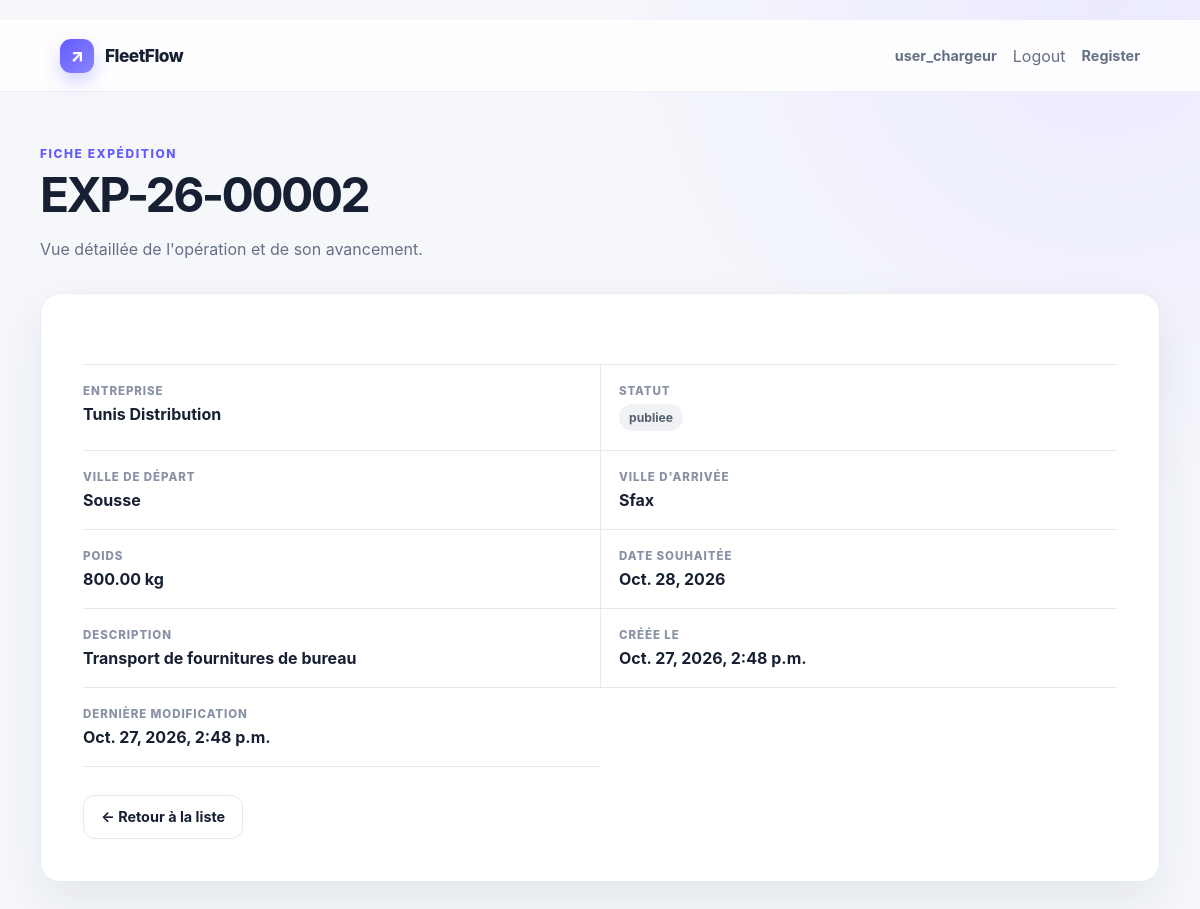
Screenshot of /expedition/detail1/2/ (signed in) with the database file from the repository.
### EntrepriseApp/models.py (models this page shows, shortened)
class Utilisateur(AbstractUser):
    user_id = models.CharField(
        max_length=8,
        primary_key=True,
        editable=False,
        validators=[
            RegexValidator(
                regex=r'^\d{2}user\d{2}$',
                message='Le code doit respecter le format AAuserNN.',
            )
        ],
    )
    email = models.EmailField(unique=True, validators=[validate_email])
    telephone = models.CharField(max_length=15,blank=True, null=True)
    role = models.CharField(max_length=20,choices=[
        ('c','Chargeur'),
        ('t','Transporteur')],default='c')
    created_at = models.DateTimeField(auto_now_add=True)
    updated_at = models.DateTimeField(auto_now=True)

class Entreprise(models.Model):
    raison_sociale = models.CharField(max_length=200,blank=False, null=False )
    matricule_fiscale = models.CharField(max_length=17,unique=True, validators=[matricule_fiscale_validator])
    adresse = models.TextField(validators=[
        MinLengthValidator(20,"L'adresse ne peut pas pas avoir moins de 20 caractères"),
        MaxLengthValidator(400,"L'adresse ne peut pas pas avoir plus de 400 caractères")])
    type_entreprise = models.CharField(max_length=100,choices=[
        ('c','Chargeur'),
        ('t','Transporteur')])
    created_at = models.DateTimeField(auto_now_add=True)
    updated_at = models.DateTimeField(auto_now=True)
    gerant = models.OneToOneField(Utilisateur, on_delete=models.CASCADE, related_name='entreprise')
    def __str__(self):
        return self.raison_sociale

### ExpeditionApp/models.py (models this page shows, shortened)
class Expedition(models.Model):
    references= models.CharField(max_length=12,unique=True,editable=False,validators=[
        RegexValidator(regex=r'^EXP-\d{2}-\d{5}$',message="Le format doit être EXP-AA-NNNNN.")])
    ville_depart= models.CharField(max_length=100)
    ville_arrivee= models.CharField(max_length=100)
    poids_kg= models.DecimalField(max_digits=10, decimal_places=2,validators=[MinValueValidator(0.01,"Le poids doit être supérieur à 0")])
    date_souhaitee= models.DateField()
    description= models.TextField()
    status=models.CharField(max_length=20,choices=[
        ('p','publiee'),
        ('a','attribuee'),
        ('ec','en_cours'),
        ('l','livree'),
        ('ann','annulee')
    ], default='p')
    created_at = models.DateTimeField(auto_now_add=True)
    updated_at = models.DateTimeField(auto_now=True)
    entreprise = models.ForeignKey('EntrepriseApp.Entreprise', on_delete=models.CASCADE, related_name='expeditions')

### ExpeditionApp/views.py (the view)
# urls.py: path('detail1/<int:pk>/', detail_expedition.as_view(), name='detail_class'),
class detail_expedition(LoginRequiredMixin,DetailView):
    model = Expedition
    template_name = 'expedition/detail.html'
    context_object_name = 'detail'

### Templates/expedition/detail.html
﻿{% extends "base.html" %}{% block title %}Détail de l'expédition{% endblock %}{% block content %}
<p class="eyebrow">Fiche expédition</p>
<h1>{{ detail.references }}</h1>
<p class="subtle">Vue détaillée de l'opération et de son avancement.</p>
<section class="card detail-card" style="margin-top: 30px">
  <div class="detail-grid">
    <div class="detail-item">
      <span class="detail-label">Entreprise</span
      ><span class="detail-value">{{ detail.entreprise }}</span>
    </div>
    <div class="detail-item">
      <span class="detail-label">Statut</span
      ><span class="status">{{ detail.get_status_display }}</span>
    </div>
    <div class="detail-item">
      <span class="detail-label">Ville de départ</span
      ><span class="detail-value">{{ detail.ville_depart }}</span>
    </div>
    <div class="detail-item">
      <span class="detail-label">Ville d'arrivée</span
      ><span class="detail-value">{{ detail.ville_arrivee }}</span>
    </div>
    <div class="detail-item">
      <span class="detail-label">Poids</span
      ><span class="detail-value">{{ detail.poids_kg }} kg</span>
    </div>
    <div class="detail-item">
      <span class="detail-label">Date souhaitée</span
      ><span class="detail-value">{{ detail.date_souhaitee }}</span>
    </div>
    <div class="detail-item">
      <span class="detail-label">Description</span
      ><span class="detail-value">{{ detail.description }}</span>
    </div>
    <div class="detail-item">
      <span class="detail-label">Créée le</span
      ><span class="detail-value">{{ detail.created_at }}</span>
    </div>
    <div class="detail-item">
      <span class="detail-label">Dernière modification</span
      ><span class="detail-value">{{ detail.updated_at }}</span>
    </div>
  </div>
  <div class="form-actions">
    <a class="button secondary" href="{% url 'Expedition:list_class' %}"
      >← Retour à la liste</a
    >
  </div>
</section>
{% endblock %}

### Templates/base.html (shortened to what this page needs)
﻿<!doctype html>
<html lang="fr">
  <head>
  </head>
  <body>
    <header class="topbar">
      <a class="brand" href="{% url 'home' %}"
        ><span class="brand-mark">↗</span> FleetFlow</a
      >
      <nav class="topbar-actions" aria-label="Authentification">
        {% if user.is_authenticated %}
        <span class="topbar-link">{{ user.get_username }}</span>
        <form method="post" action="{% url 'logout' %}">
          <button class="topbar-link" type="submit">Logout</button>
        </form>
        {% else %}
        <a class="topbar-link" href="{% url 'login' %}">Login</a>
        {% endif %}
        <a class="topbar-link" href="{% url 'register' %}">Register</a>
      </nav>
    </header>
    <main>{% block content %}{% endblock %}</main>
  </body>
</html>

### Templates/base.html (style rules this page uses)
:root { --ink: #172033; --muted: #667085; --line: #e6eaf0; --brand: #635bff; --brand-dark: #4c46d8; --danger: #c93756; --canvas: #f5f7fb; --shadow: 0 18px 45px rgba(23, 32, 51, 0.08); }
* { box-sizing: border-box; }
body { margin: 0; min-height: 100vh; color: var(--ink); background: radial-gradient(circle at 92% 0%, #ebeaff 0, transparent 34%), var(--canvas); font-family: Inter, ui-sans-serif, system-ui, -apple-system, BlinkMacSystemFont, "Segoe UI", sans-serif; }
a { color: inherit; text-decoration: none; }
.topbar { height: 72px; display: flex; align-items: center; justify-content: space-between; padding: 0 clamp(20px, 5vw, 72px); background: rgba(255, 255, 255, 0.86); border-bottom: 1px solid rgba(230, 234, 240, 0.8); backdrop-filter: blur(16px); }
.brand { display: flex; align-items: center; gap: 11px; font-weight: 800; letter-spacing: -0.03em; font-size: 1.08rem; }
.brand-mark { display: grid; place-items: center; width: 34px; height: 34px; border-radius: 11px; color: #fff; background: linear-gradient(135deg, var(--brand), #8a84ff); box-shadow: 0 8px 18px rgba(99, 91, 255, 0.28); }
.topbar-link { color: var(--muted); font-size: 0.9rem; font-weight: 650; }
button.topbar-link { padding: 0; border: 0; background: transparent; font: inherit; cursor: pointer; }
.topbar-actions { display: flex; align-items: center; gap: 16px; }
.topbar-actions form { margin: 0; }
main { width: min(1120px, calc(100% - 40px)); margin: 0 auto; padding: 54px 0 80px; }
.eyebrow { margin: 0 0 9px; color: var(--brand); font-size: 0.75rem; font-weight: 800; letter-spacing: 0.13em; text-transform: uppercase; }
h1 { margin: 0; font-size: clamp(2rem, 4vw, 3rem); line-height: 1.05; letter-spacing: -0.055em; }
.subtle { color: var(--muted); line-height: 1.65; }
.button { display: inline-flex; align-items: center; justify-content: center; gap: 8px; min-height: 44px; padding: 0 17px; border: 0; border-radius: 12px; color: #fff; background: var(--brand); font: inherit; font-size: 0.9rem; font-weight: 750; cursor: pointer; box-shadow: 0 10px 20px rgba(99, 91, 255, 0.2); }
.button.secondary { color: var(--ink); background: #fff; border: 1px solid var(--line); box-shadow: none; }
.card { background: rgba(255, 255, 255, 0.94); border: 1px solid rgba(230, 234, 240, 0.9); border-radius: 20px; box-shadow: var(--shadow); }
.status { display: inline-flex; padding: 6px 10px; border-radius: 99px; color: #556070; background: #f0f2f6; font-size: 0.76rem; font-weight: 750; }
.form-actions { display: flex; flex-wrap: wrap; gap: 12px; margin-top: 28px; }
.detail-card { padding: clamp(25px, 5vw, 42px); }
.detail-grid { display: grid; grid-template-columns: repeat(2, minmax(0, 1fr)); margin: 28px 0 0; border-top: 1px solid var(--line); }
.detail-item { padding: 19px 18px 19px 0; border-bottom: 1px solid var(--line); }
.detail-item:nth-child(even) { padding-left: 18px; border-left: 1px solid var(--line); }
.detail-label { display: block; margin-bottom: 6px; color: #8992a4; font-size: 0.72rem; font-weight: 800; letter-spacing: 0.08em; text-transform: uppercase; }
.detail-value { font-size: 1rem; font-weight: 650; word-break: break-word; }

### rows the page displays
Utilisateur: get_username "user_chargeur"
Expedition: references "EXP-26-00002", entreprise "Tunis Distribution", status "publiee", ville_depart "Sousse", ville_arrivee "Sfax", poids_kg "800.00", date_souhaitee "Oct. 28, 2026", description "Transport de fournitures de bureau", created_at "Oct. 27, 2026, 2:48 p.m.", updated_at "Oct. 27, 2026, 2:48 p.m."
